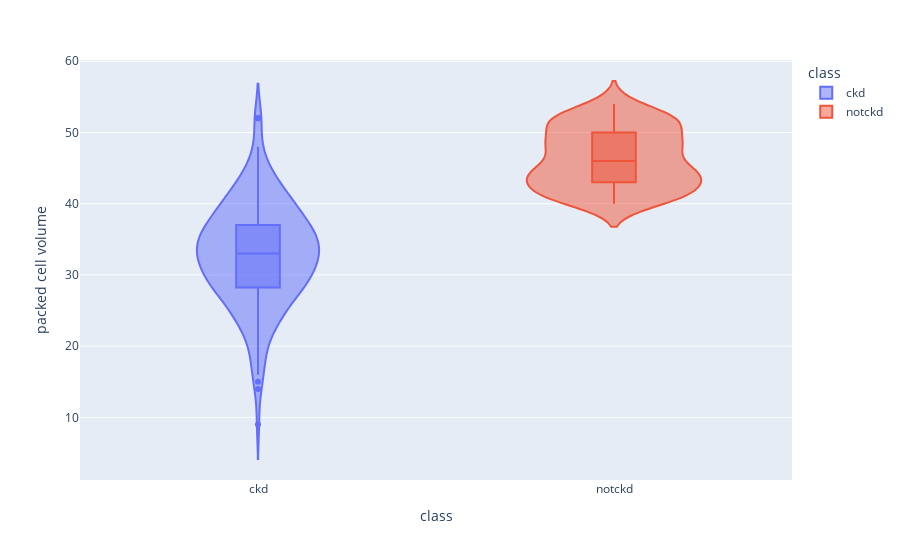

The notebook cell this image was saved under:
### Code cell
violin('packed cell volume')

### Figure 1 — Plotly figure (JSON) as saved in the notebook; plotly's stock layout.template omitted (floating-point values rounded to 4 significant figures; data arrays with more than 128 entries replaced by an {"elided": "..."} marker saying what was removed)
{"data": [{"alignmentgroup": "True", "box": {"visible": true}, "hovertemplate": "class=%{x}<br>packed cell volume=%{y}<extra></extra>", "legendgroup": "ckd", "marker": {"color": "#636efa"}, "name": "ckd", "offsetgroup": "ckd", "orientation": "v", "scalegroup": "True", "showlegend": true, "type": "violin", "x": {"elided": "250 str values"}, "x0": " ", "xaxis": "x", "y": {"elided": "250 int values"}, "y0": " ", "yaxis": "y"}, {"alignmentgroup": "True", "box": {"visible": true}, "hovertemplate": "class=%{x}<br>packed cell volume=%{y}<extra></extra>", "legendgroup": "notckd", "marker": {"color": "#EF553B"}, "name": "notckd", "offsetgroup": "notckd", "orientation": "v", "scalegroup": "True", "showlegend": true, "type": "violin", "x": {"elided": "150 str values"}, "x0": " ", "xaxis": "x", "y": {"elided": "150 int values"}, "y0": " ", "yaxis": "y"}], "layout": {"autosize": true, "legend": {"title": {"text": "class"}, "tracegroupgap": 0}, "margin": {"t": 60}, "violinmode": "overlay", "xaxis": {"anchor": "y", "autorange": true, "categoryarray": ["ckd", "notckd"], "categoryorder": "array", "domain": [0, 1], "range": [-0.5, 1.5], "title": {"text": "class"}, "type": "category"}, "yaxis": {"anchor": "x", "autorange": true, "domain": [0, 1], "range": [1.205, 60.18], "title": {"text": "packed cell volume"}, "type": "linear"}}}
